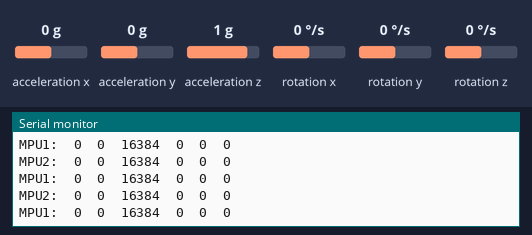
A sketch run on a simulated Arduino Uno, built with avr-gcc and run on an emulated ATmega328P. Shown: the last lines printed to the serial monitor. The test bench sets the inputs (shaded band); at power-on: acceleration x 0 g, acceleration z 1 g, rotation x 0 °/s, acceleration y 0 g, rotation y 0 °/s, rotation z 0 °/s.

Above: at 1.2 s.
1.3 s: acceleration x set to -1.4 g
At 2.3 s:
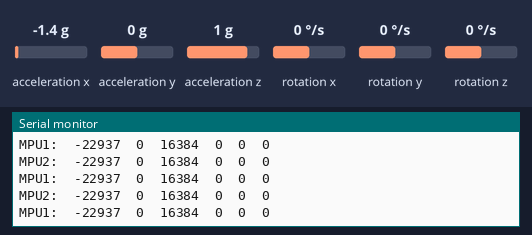
4.3 s: acceleration z set to 0 g
At 5.0 s:
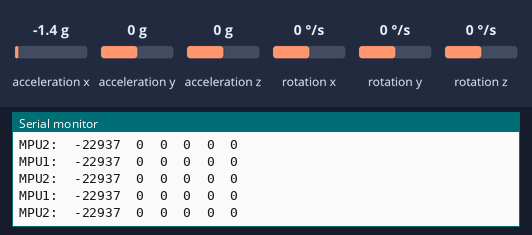
7.3 s: rotation x set to -192 °/s
At 8.1 s:
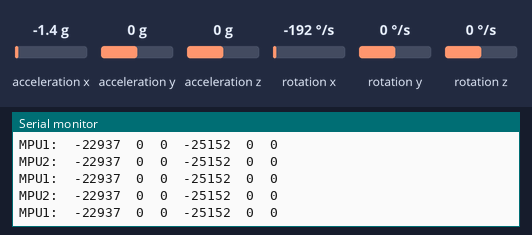
10.3 s: acceleration y set to 0.8 g
At 11.4 s:
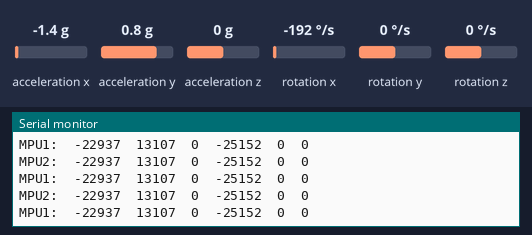
13.3 s: rotation y set to 100 °/s
At 14.1 s:
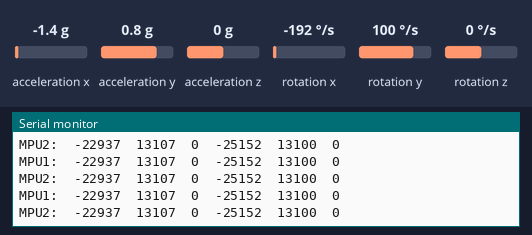
16.3 s: rotation z set to -192 °/s
At 17.2 s:
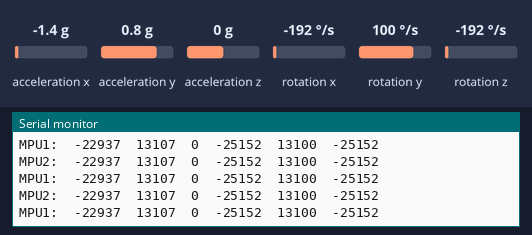

The sketch:

gyro2.ino
```cpp
#include "I2Cdev.h"
#include "MPU6050.h"

// class default I2C address is 0x68
// specific I2C addresses may be passed as a parameter here
//AD0 low = 0x68; //(default for InvenSense evaluation board)
//AD0 high = 0x69;
//MPU6050 accelgyro;
MPU6050 accelgyroIC1(0x68);
MPU6050 accelgyroIC2(0x69);

int16_t ax1, ay1, az1;
int16_t gx1, gy1, gz1;

int16_t ax2, ay2, az2;
int16_t gx2, gy2, gz2;


void setup() {
// join I2C bus (I2Cdev library doesn't do this automatically)
Wire.begin();
Serial.begin(38400);
Serial.println("Initializing I2C devices...");
//accelgyro.initialize();
accelgyroIC1.initialize();
accelgyroIC2.initialize();

// verify connection
Serial.println("Testing device connections...");
}

void loop() {
// read raw accel/gyro measurements from device
accelgyroIC1.getMotion6(&ax1, &ay1, &az1, &gx1, &gy1, &gz1);
accelgyroIC2.getMotion6(&ax2, &ay2, &az2, &gx2, &gy2, &gz2);
// these methods (and a few others) are also available
//accelgyro.getAcceleration(&ax, &ay, &az);
//accelgyro.getRotation(&gx, &gy, &gz);a

// display tab-separated accel/gyro x/y/z values
//*
Serial.print("MPU1:\t");
Serial.print(ax1); Serial.print("\t");
Serial.print(ay1); Serial.print("\t");
Serial.print(az1); Serial.print("\t");
Serial.print(gx1); Serial.print("\t");
Serial.print(gy1); Serial.print("\t");
Serial.println(gz1);
//*/

//*
// display tab-separated accel/gyro x/y/z values
Serial.print("MPU2:\t");
Serial.print(ax2); Serial.print("\t");
Serial.print(ay2); Serial.print("\t");
Serial.print(az2); Serial.print("\t");
Serial.print(gx2); Serial.print("\t");
Serial.print(gy2); Serial.print("\t");
Serial.println(gz2);
//*/
}
```

Measured:
- after the input at 1.3 s, the serial monitor: prints a new line at once (image 1)
- after the input at 4.3 s, the serial monitor: prints a new line at once (image 2)
- after the input at 7.3 s, the serial monitor: prints a new line at once (image 3)
- after the input at 10.3 s, the serial monitor: prints a new line at once (image 4)
- after the input at 13.3 s, the serial monitor: prints a new line at once (image 5)
- after the input at 16.3 s, the serial monitor: prints a new line at once (image 6)
